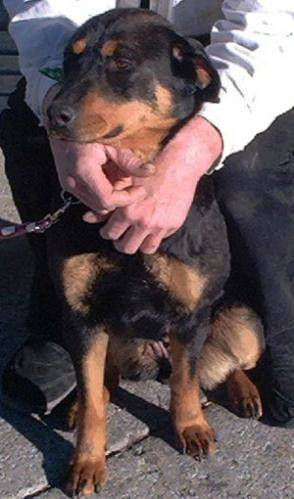
#> input picture BT4/dog.12300.jpg, 294 x 499 px
$ python main.py
#> lines starting #> are read from the running program, lines starting #| are printed output that depends on the picture

import matplotlib.image as mplib
import matplotlib.pyplot as plt
import numpy as np
from sklearn.decomposition import PCA

import cv2
import cv2
from matplotlib import pyplot as plt
# from sklearn.decomposition import PCA
# image = cv2.imread('dog.12300.jpg')
# gray = cv2.cvtColor(image, cv2.COLOR_BGR2GRAY)
def showImage(image):
    #image = cv2.cvtColor(image, cv2.COLOR_BGR2RGB)
    plt.imshow(image)
    plt.show()
img=cv2.imread("dog.12300.jpg")
#> img is the input picture: shape (499, 294, 3); mean B, G, R 85.3, 82.9, 96.9
gray = cv2.cvtColor(img, cv2.COLOR_BGR2GRAY)
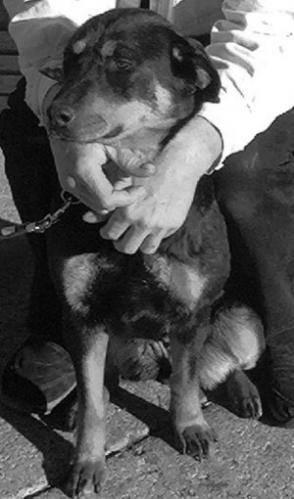
#> gray: shape (499, 294); min 0, max 255, mean 87.3
pca = PCA(20)
converted_data = pca.fit_transform(gray)
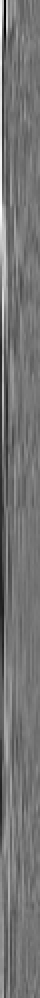
#> converted_data: shape (499, 20) float64 (shown 2 times larger); min -1035.3, max 1219.6, mean 0; drawn with min black and max white
converted_data.shape
inv_gray = pca.inverse_transform(converted_data)
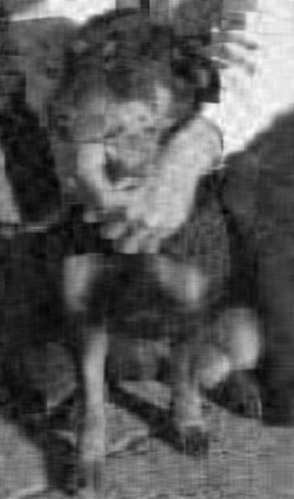
#> inv_gray: shape (499, 294) float64; min -14.58, max 281.5, mean 87.3; drawn with min black and max white
inv_gray.shape
showImage(inv_gray)
